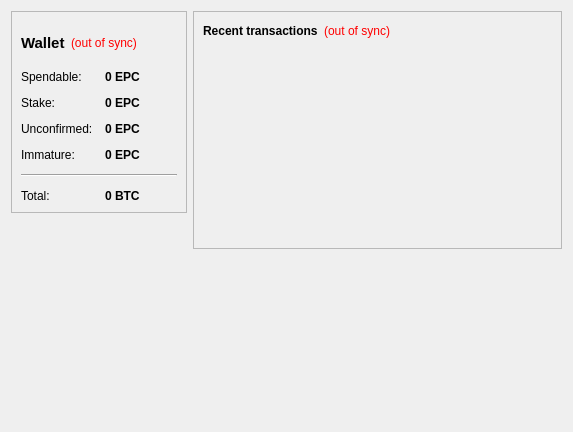
<?xml version="1.0" encoding="UTF-8"?>
<ui version="4.0">
 <class>OverviewPage</class>
 <widget class="QWidget" name="OverviewPage">
  <property name="geometry">
   <rect>
    <x>0</x>
    <y>0</y>
    <width>573</width>
    <height>432</height>
   </rect>
  </property>
  <property name="windowTitle">
   <string>Form</string>
  </property>
  <layout class="QHBoxLayout" name="horizontalLayout" stretch="0,1">
   <item>
    <layout class="QVBoxLayout" name="verticalLayout_2" stretch="0,0,0,0">
     <property name="spacing">
      <number>6</number>
     </property>
     <property name="sizeConstraint">
      <enum>QLayout::SetDefaultConstraint</enum>
     </property>
     <item>
      <widget class="QFrame" name="frame">
       <property name="frameShape">
        <enum>QFrame::StyledPanel</enum>
       </property>
       <property name="frameShadow">
        <enum>QFrame::Raised</enum>
       </property>
       <layout class="QVBoxLayout" name="verticalLayout_4">
        <item>
         <layout class="QHBoxLayout" name="horizontalLayout_4">
          <item>
           <widget class="QLabel" name="label_5">
            <property name="font">
             <font>
              <pointsize>11</pointsize>
              <weight>75</weight>
              <bold>true</bold>
             </font>
            </property>
            <property name="text">
             <string>Wallet</string>
            </property>
           </widget>
          </item>
          <item>
           <widget class="QLabel" name="labelWalletStatus">
            <property name="toolTip">
             <string>The displayed information may be out of date. Your wallet automatically synchronizes with the EuropeanPropertyCoin network after a connection is established, but this process has not completed yet.</string>
            </property>
            <property name="styleSheet">
             <string notr="true">QLabel { color: red; }</string>
            </property>
            <property name="text">
             <string notr="true">(out of sync)</string>
            </property>
            <property name="alignment">
             <set>Qt::AlignLeading|Qt::AlignLeft|Qt::AlignVCenter</set>
            </property>
           </widget>
          </item>
          <item>
           <spacer name="horizontalSpacer_2">
            <property name="orientation">
             <enum>Qt::Horizontal</enum>
            </property>
            <property name="sizeHint" stdset="0">
             <size>
              <width>40</width>
              <height>20</height>
             </size>
            </property>
           </spacer>
          </item>
         </layout>
        </item>
        <item>
         <layout class="QFormLayout" name="formLayout_2">
          <property name="fieldGrowthPolicy">
           <enum>QFormLayout::AllNonFixedFieldsGrow</enum>
          </property>
          <property name="horizontalSpacing">
           <number>12</number>
          </property>
          <property name="verticalSpacing">
           <number>12</number>
          </property>
          <item row="0" column="0">
           <widget class="QLabel" name="label">
            <property name="text">
             <string>Spendable:</string>
            </property>
           </widget>
          </item>
          <item row="0" column="1">
           <widget class="QLabel" name="labelBalance">
            <property name="font">
             <font>
              <weight>75</weight>
              <bold>true</bold>
             </font>
            </property>
            <property name="cursor">
             <cursorShape>IBeamCursor</cursorShape>
            </property>
            <property name="toolTip">
             <string>Your current spendable balance</string>
            </property>
            <property name="text">
             <string notr="true">0 EPC</string>
            </property>
            <property name="textInteractionFlags">
             <set>Qt::LinksAccessibleByMouse|Qt::TextSelectableByKeyboard|Qt::TextSelectableByMouse</set>
            </property>
           </widget>
          </item>
          <item row="1" column="0">
           <widget class="QLabel" name="label_6">
            <property name="text">
             <string>Stake:</string>
            </property>
           </widget>
          </item>
          <item row="1" column="1">
           <widget class="QLabel" name="labelStake">
            <property name="font">
             <font>
              <weight>75</weight>
              <bold>true</bold>
             </font>
            </property>
            <property name="cursor">
             <cursorShape>IBeamCursor</cursorShape>
            </property>
            <property name="toolTip">
             <string>Total of coins that was staked, and do not yet count toward the current balance</string>
            </property>
            <property name="text">
             <string notr="true">0 EPC</string>
            </property>
            <property name="textInteractionFlags">
             <set>Qt::LinksAccessibleByMouse|Qt::TextSelectableByKeyboard|Qt::TextSelectableByMouse</set>
            </property>
           </widget>
          </item>
          <item row="2" column="0">
           <widget class="QLabel" name="label_3">
            <property name="text">
             <string>Unconfirmed:</string>
            </property>
           </widget>
          </item>
          <item row="2" column="1">
           <widget class="QLabel" name="labelUnconfirmed">
            <property name="font">
             <font>
              <weight>75</weight>
              <bold>true</bold>
             </font>
            </property>
            <property name="cursor">
             <cursorShape>IBeamCursor</cursorShape>
            </property>
            <property name="toolTip">
             <string>Total of transactions that have yet to be confirmed, and do not yet count toward the current balance</string>
            </property>
            <property name="text">
             <string notr="true">0 EPC</string>
            </property>
            <property name="textInteractionFlags">
             <set>Qt::LinksAccessibleByMouse|Qt::TextSelectableByKeyboard|Qt::TextSelectableByMouse</set>
            </property>
           </widget>
          </item>
          <item row="3" column="0">
           <widget class="QLabel" name="labelImmatureText">
            <property name="text">
             <string>Immature:</string>
            </property>
           </widget>
          </item>
          <item row="3" column="1">
           <widget class="QLabel" name="labelImmature">
            <property name="font">
             <font>
              <weight>75</weight>
              <bold>true</bold>
             </font>
            </property>
            <property name="toolTip">
             <string>Mined balance that has not yet matured</string>
            </property>
            <property name="text">
             <string notr="true">0 EPC</string>
            </property>
            <property name="textInteractionFlags">
             <set>Qt::LinksAccessibleByMouse|Qt::TextSelectableByKeyboard|Qt::TextSelectableByMouse</set>
            </property>
           </widget>
          </item>
          <item row="4" column="0" colspan="2">
           <widget class="Line" name="line">
            <property name="orientation">
             <enum>Qt::Horizontal</enum>
            </property>
           </widget>
          </item>
          <item row="5" column="0">
           <widget class="QLabel" name="labelTotalText">
            <property name="text">
             <string>Total:</string>
            </property>
           </widget>
          </item>
          <item row="5" column="1">
           <widget class="QLabel" name="labelTotal">
            <property name="font">
             <font>
              <weight>75</weight>
              <bold>true</bold>
             </font>
            </property>
            <property name="cursor">
             <cursorShape>IBeamCursor</cursorShape>
            </property>
            <property name="toolTip">
             <string>Your current total balance</string>
            </property>
            <property name="text">
             <string notr="true">0 BTC</string>
            </property>
            <property name="textInteractionFlags">
             <set>Qt::LinksAccessibleByMouse|Qt::TextSelectableByKeyboard|Qt::TextSelectableByMouse</set>
            </property>
           </widget>
          </item>
         </layout>
        </item>
       </layout>
      </widget>
     </item>
     <item>
      <layout class="QHBoxLayout" name="horizontalLayout_3">
       <item>
        <widget class="QLabel" name="label_2">
         <property name="maximumSize">
          <size>
           <width>512</width>
           <height>512</height>
          </size>
         </property>
         <property name="text">
          <string/>
         </property>
         <property name="pixmap">
          <pixmap>../res/icons/EuropeanPropertyCoin-128.png</pixmap>
         </property>
        </widget>
       </item>
       <item>
        <spacer name="horizontalSpacer_3">
         <property name="orientation">
          <enum>Qt::Horizontal</enum>
         </property>
         <property name="sizeHint" stdset="0">
          <size>
           <width>40</width>
           <height>20</height>
          </size>
         </property>
        </spacer>
       </item>
      </layout>
     </item>
     <item>
      <layout class="QVBoxLayout" name="verticalLayout_5"/>
     </item>
     <item>
      <layout class="QHBoxLayout" name="horizontalLayout_11"/>
     </item>
    </layout>
   </item>
   <item>
    <layout class="QVBoxLayout" name="verticalLayout_3">
     <item>
      <widget class="QFrame" name="frame_2">
       <property name="frameShape">
        <enum>QFrame::StyledPanel</enum>
       </property>
       <property name="frameShadow">
        <enum>QFrame::Raised</enum>
       </property>
       <layout class="QVBoxLayout" name="verticalLayout">
        <item>
         <layout class="QHBoxLayout" name="horizontalLayout_2">
          <item>
           <widget class="QLabel" name="label_4">
            <property name="text">
             <string>&lt;b&gt;Recent transactions&lt;/b&gt;</string>
            </property>
           </widget>
          </item>
          <item>
           <widget class="QLabel" name="labelTransactionsStatus">
            <property name="toolTip">
             <string>The displayed information may be out of date. Your wallet automatically synchronizes with the EuropeanPropertyCoin network after a connection is established, but this process has not completed yet.</string>
            </property>
            <property name="styleSheet">
             <string notr="true">QLabel { color: red; }</string>
            </property>
            <property name="text">
             <string notr="true">(out of sync)</string>
            </property>
            <property name="alignment">
             <set>Qt::AlignRight|Qt::AlignTrailing|Qt::AlignVCenter</set>
            </property>
           </widget>
          </item>
          <item>
           <spacer name="horizontalSpacer">
            <property name="orientation">
             <enum>Qt::Horizontal</enum>
            </property>
            <property name="sizeHint" stdset="0">
             <size>
              <width>40</width>
              <height>20</height>
             </size>
            </property>
           </spacer>
          </item>
         </layout>
        </item>
        <item>
         <widget class="QListView" name="listTransactions">
          <property name="styleSheet">
           <string notr="true">QListView { background: transparent; }</string>
          </property>
          <property name="frameShape">
           <enum>QFrame::NoFrame</enum>
          </property>
          <property name="verticalScrollBarPolicy">
           <enum>Qt::ScrollBarAlwaysOff</enum>
          </property>
          <property name="horizontalScrollBarPolicy">
           <enum>Qt::ScrollBarAlwaysOff</enum>
          </property>
          <property name="selectionMode">
           <enum>QAbstractItemView::NoSelection</enum>
          </property>
         </widget>
        </item>
       </layout>
      </widget>
     </item>
     <item>
      <spacer name="verticalSpacer_2">
       <property name="orientation">
        <enum>Qt::Vertical</enum>
       </property>
       <property name="sizeHint" stdset="0">
        <size>
         <width>20</width>
         <height>40</height>
        </size>
       </property>
      </spacer>
     </item>
    </layout>
   </item>
  </layout>
 </widget>
 <resources/>
 <connections/>
</ui>
